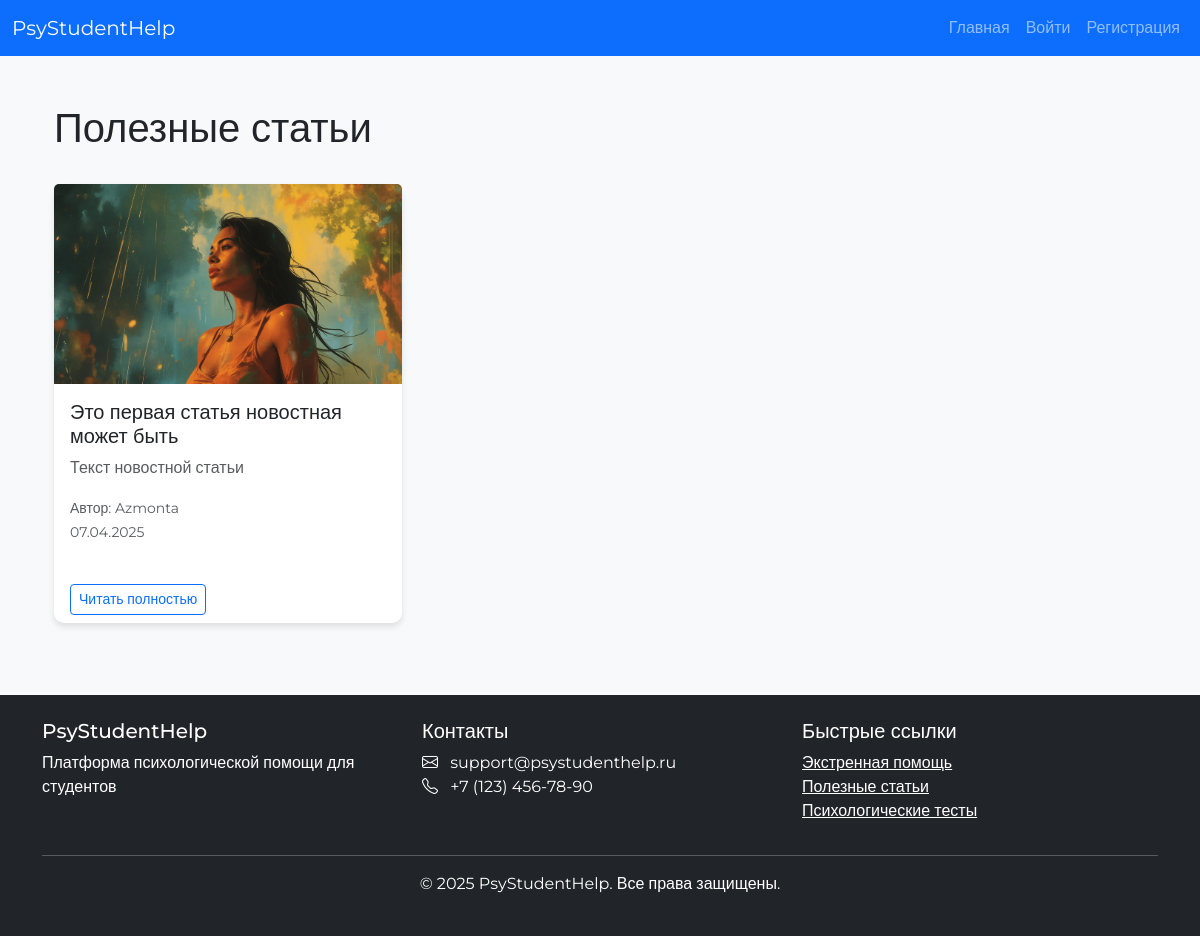
Page /articles on the earlier database version.
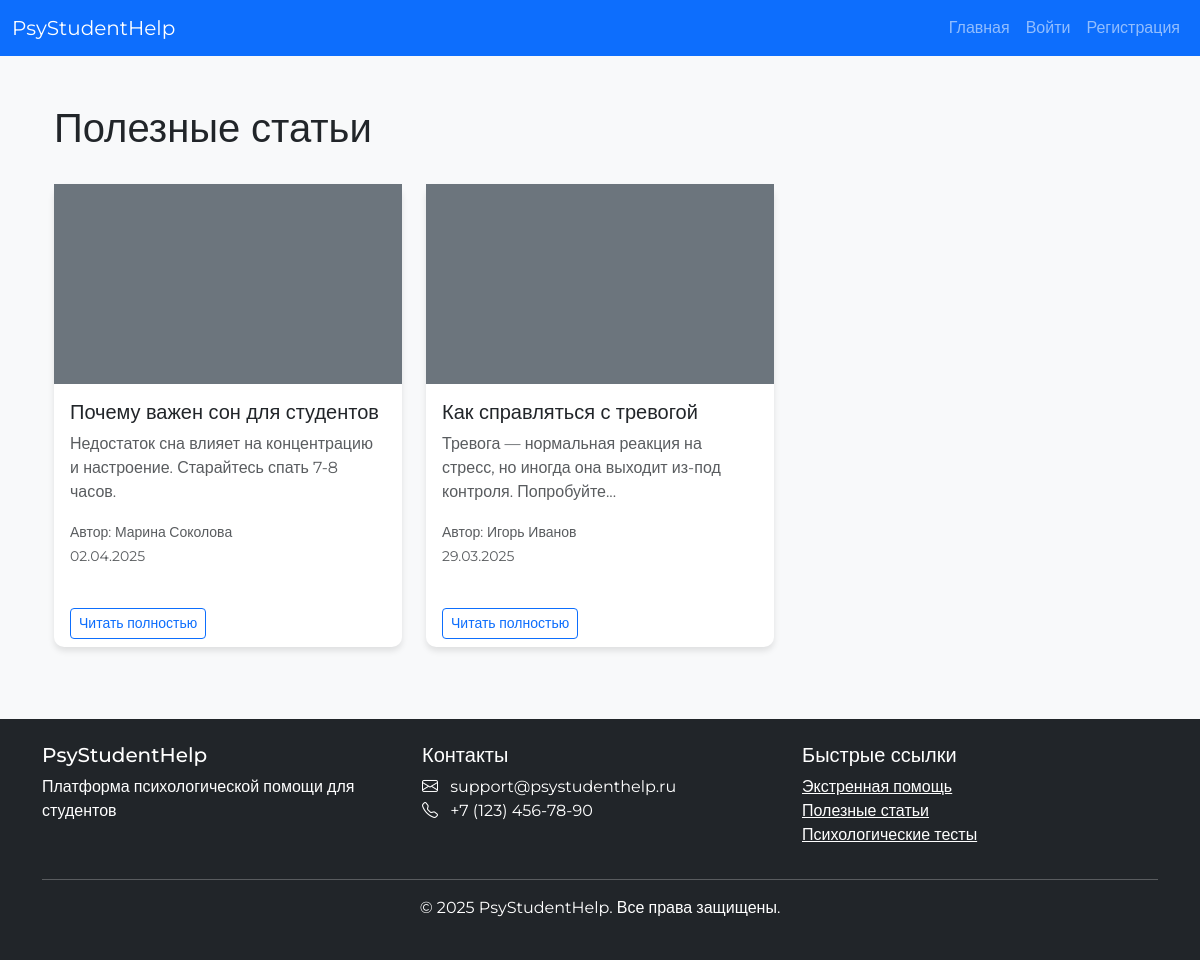
Same page on the later database version.
### main.py (models this page shows)
class Article(db.Model):
    id = db.Column(db.Integer, primary_key=True)
    title = db.Column(db.String(200), nullable=False)
    content = db.Column(db.Text, nullable=False)
    user_id = db.Column(db.Integer, db.ForeignKey('user.id'), nullable=False)
    created_at = db.Column(db.DateTime, default=datetime.utcnow)
    image_url = db.Column(db.String(200))
    user = db.relationship('User', backref='authored_articles', lazy=True)

class User(db.Model):
    id = db.Column(db.Integer, primary_key=True)
    username = db.Column(db.String(80), unique=True, nullable=False)
    email = db.Column(db.String(120), unique=True, nullable=False)
    password = db.Column(db.String(200), nullable=False)
    role = db.Column(db.String(20), nullable=False)  # 'student' или 'psychologist'
    full_name = db.Column(db.String(100))
    bio = db.Column(db.Text)
    profile_pic = db.Column(db.String(100))
    created_at = db.Column(db.DateTime, default=datetime.utcnow)
    comments = db.relationship('Comment', backref='author', lazy=True)
    tests = db.relationship('Test', backref='creator', lazy=True)
    test_results = db.relationship('TestResult', backref='user', lazy=True)
    messages_sent = db.relationship('Message', foreign_keys='Message.sender_id', backref='sender', lazy=True)
    messages_received = db.relationship('Message', foreign_keys='Message.recipient_id', backref='recipient', lazy=True)
    reports = db.relationship('StudentReport', foreign_keys='StudentReport.student_id', backref='student', lazy=True)
    appointments = db.relationship('Appointment', foreign_keys='Appointment.student_id', backref='student', lazy=True)
    psychologist_appointments = db.relationship('Appointment', foreign_keys='Appointment.psychologist_id', backref='psychologist', lazy=True)
    meeting_protocols = db.relationship('MeetingProtocol', foreign_keys='MeetingProtocol.student_id', backref='student', lazy=True)
    psychologist_protocols = db.relationship('MeetingProtocol', foreign_keys='MeetingProtocol.psychologist_id', backref='psychologist', lazy=True)

### main.py (the view)
@app.route('/articles')
def articles():
    articles = Article.query.order_by(Article.created_at.desc()).all()
    return render_template('articles.html', articles=articles)

### main.py (called while the page is built)
def get_current_user():
    if 'user_id' in session:
        return User.query.get(session['user_id'])
    return None

### templates/articles.html (shortened to what this page needs)
{% extends "base.html" %}
{% block content %}
<div class="container my-4">
    <div class="d-flex justify-content-between align-items-center mb-4">
        <h1>Полезные статьи</h1>
    </div>
    {% if articles %}
        <div class="row">
            {% for article in articles %}
            <div class="col-md-4 mb-4">
                <div class="card h-100">
                    {% if article.image_url %}
                        <img src="{{ url_for('static', filename='uploads/' + article.image_url) }}" class="card-img-top" alt="{{ article.title }}" style="height: 200px; object-fit: cover;">
                    {% else %}
                        <div class="bg-secondary" style="height: 200px;"></div>
                    {% endif %}
                    <div class="card-body">
                        <h5 class="card-title">{{ article.title }}</h5>
                        <p class="card-text text-muted">{{ article.content|truncate(100) }}</p>
                        <p class="text-muted">
                            <small>Автор: {{ article.user.full_name or article.user.username }}<br>
                            {{ article.created_at.strftime('%d.%m.%Y') }}</small>
                        </p>
                    </div>
                    <div class="card-footer bg-transparent border-0">
                        <a href="{{ url_for('view_article', article_id=article.id) }}" class="btn btn-outline-primary btn-sm">Читать полностью</a>
                    </div>
                </div>
            </div>
            {% endfor %}
        </div>
    {% endif %}
</div>
{% endblock %}

Differences in the rows shown:
removed Article: image_url (picture), title "Это первая статья новостная может быть", content "Текст новостной статьи", user "Azmonta", created_at "07.04.2025"
added Article: title "Почему важен сон для студентов", content "Недостаток сна влияет на концентрацию и настроение. Старайтесь спать 7-8 часов.", user "Марина Соколова", created_at "02.04.2025"
added Article: title "Как справляться с тревогой", content "Тревога — нормальная реакция на стресс, но иногда она выходит из-под контроля. Попробуйте...", user "Игорь Иванов", created_at "29.03.2025"
